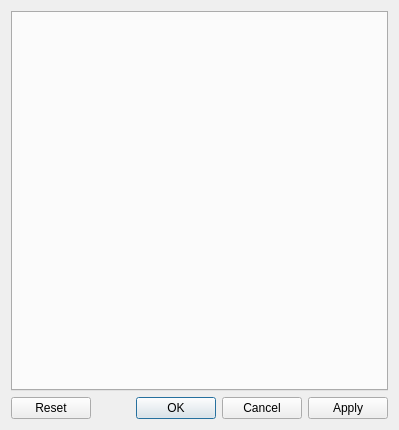
<?xml version="1.0" encoding="UTF-8"?>
<ui version="4.0">
 <class>GraphiteDialogUI</class>
 <widget class="QDialog" name="GraphiteDialogUI">
  <property name="geometry">
   <rect>
    <x>0</x>
    <y>0</y>
    <width>399</width>
    <height>430</height>
   </rect>
  </property>
  <property name="windowTitle">
   <string>Graphite Graph Setup</string>
  </property>
  <layout class="QVBoxLayout" name="verticalLayout">
   <item>
    <widget class="QTabWidget" name="mTabWidget">
     <property name="currentIndex">
      <number>-1</number>
     </property>
    </widget>
   </item>
   <item>
    <widget class="QDialogButtonBox" name="mButtonBox">
     <property name="orientation">
      <enum>Qt::Horizontal</enum>
     </property>
     <property name="standardButtons">
      <set>QDialogButtonBox::Apply|QDialogButtonBox::Cancel|QDialogButtonBox::Ok|QDialogButtonBox::Reset</set>
     </property>
    </widget>
   </item>
  </layout>
 </widget>
 <resources/>
 <connections>
  <connection>
   <sender>mButtonBox</sender>
   <signal>accepted()</signal>
   <receiver>GraphiteDialogUI</receiver>
   <slot>accept()</slot>
   <hints>
    <hint type="sourcelabel">
     <x>248</x>
     <y>254</y>
    </hint>
    <hint type="destinationlabel">
     <x>157</x>
     <y>274</y>
    </hint>
   </hints>
  </connection>
  <connection>
   <sender>mButtonBox</sender>
   <signal>rejected()</signal>
   <receiver>GraphiteDialogUI</receiver>
   <slot>reject()</slot>
   <hints>
    <hint type="sourcelabel">
     <x>316</x>
     <y>260</y>
    </hint>
    <hint type="destinationlabel">
     <x>286</x>
     <y>274</y>
    </hint>
   </hints>
  </connection>
 </connections>
</ui>
